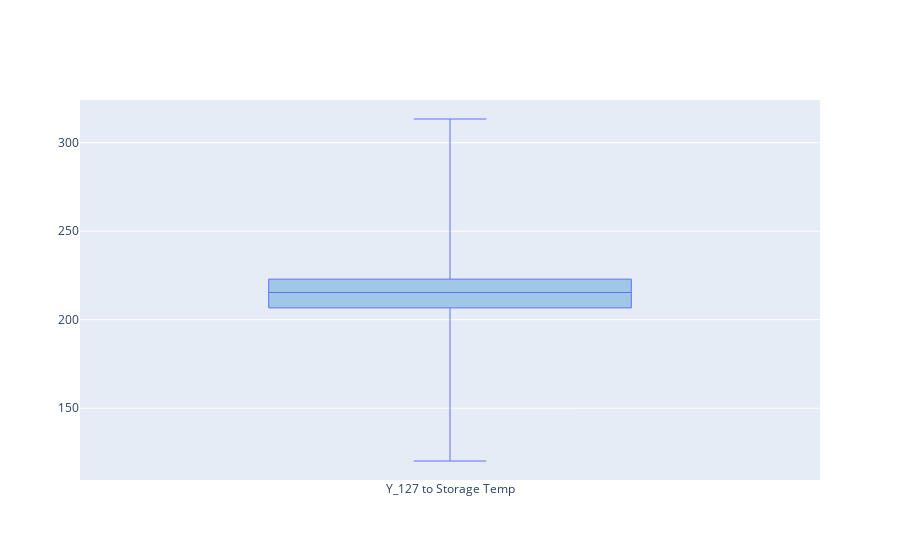

The notebook cell this image was saved under:
### Code cell
fig.show()

### Figure 1 — Plotly figure (JSON) as saved in the notebook; plotly's stock layout.template omitted (floating-point values rounded to 4 significant figures; data arrays with more than 128 entries replaced by an {"elided": "..."} marker saying what was removed)
{"data": [{"boxpoints": false, "fillcolor": "rgba(93, 164, 214, 0.5)", "jitter": 0.5, "line": {"width": 1}, "marker": {"size": 2}, "name": "Y_127 to Storage Temp", "type": "box", "whiskerwidth": 0.2, "y": {"elided": "3264 float values"}}], "layout": {}}
